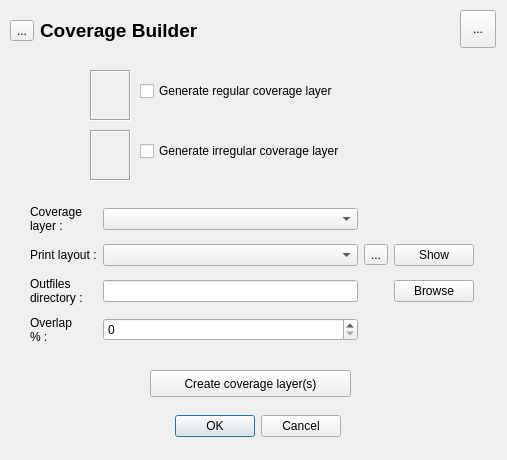
<?xml version="1.0" encoding="UTF-8"?>
<ui version="4.0">
 <class>CoverageBuilder</class>
 <widget class="QDialog" name="CoverageBuilder">
  <property name="windowModality">
   <enum>Qt::NonModal</enum>
  </property>
  <property name="geometry">
   <rect>
    <x>0</x>
    <y>0</y>
    <width>507</width>
    <height>460</height>
   </rect>
  </property>
  <property name="focusPolicy">
   <enum>Qt::NoFocus</enum>
  </property>
  <property name="windowTitle">
   <string>Coverage Builder</string>
  </property>
  <widget class="QDialogButtonBox" name="buttonBox">
   <property name="geometry">
    <rect>
     <x>0</x>
     <y>410</y>
     <width>341</width>
     <height>32</height>
    </rect>
   </property>
   <property name="orientation">
    <enum>Qt::Horizontal</enum>
   </property>
   <property name="standardButtons">
    <set>QDialogButtonBox::Cancel|QDialogButtonBox::Ok</set>
   </property>
  </widget>
  <widget class="QLabel" name="lblGrille">
   <property name="geometry">
    <rect>
     <x>90</x>
     <y>70</y>
     <width>41</width>
     <height>51</height>
    </rect>
   </property>
   <property name="frameShape">
    <enum>QFrame::Box</enum>
   </property>
   <property name="frameShadow">
    <enum>QFrame::Sunken</enum>
   </property>
   <property name="lineWidth">
    <number>1</number>
   </property>
   <property name="midLineWidth">
    <number>0</number>
   </property>
   <property name="text">
    <string/>
   </property>
   <property name="pixmap">
    <pixmap resource="resources.qrc">:/plugins/coveragebuilder/grille.png</pixmap>
   </property>
   <property name="scaledContents">
    <bool>true</bool>
   </property>
  </widget>
  <widget class="QWidget" name="gridLayoutWidget">
   <property name="geometry">
    <rect>
     <x>30</x>
     <y>200</y>
     <width>444</width>
     <height>150</height>
    </rect>
   </property>
   <layout class="QGridLayout" name="gridLayout">
    <item row="1" column="2">
     <widget class="QComboBox" name="cbbComp"/>
    </item>
    <item row="1" column="0">
     <widget class="QLabel" name="lblComp">
      <property name="text">
       <string>Print layout :</string>
      </property>
     </widget>
    </item>
    <item row="4" column="2">
     <widget class="QLineEdit" name="lieOutDir">
      <property name="text">
       <string/>
      </property>
     </widget>
    </item>
    <item row="4" column="0">
     <widget class="QLabel" name="lblOutDir">
      <property name="text">
       <string>Outfiles
directory :</string>
      </property>
     </widget>
    </item>
    <item row="5" column="2">
     <widget class="QSpinBox" name="overlapInp">
      <property name="value">
       <number>0</number>
      </property>
     </widget>
    </item>
    <item row="5" column="0">
     <widget class="QLabel" name="lblOverlap">
      <property name="text">
       <string>Overlap
% :</string>
      </property>
     </widget>
    </item>
    <item row="1" column="3">
     <widget class="QToolButton" name="btnUpdate">
      <property name="text">
       <string>...</string>
      </property>
      <property name="icon">
       <iconset resource="resources.qrc">
        <normaloff>:/plugins/coveragebuilder/refresh.png</normaloff>:/plugins/coveragebuilder/refresh.png</iconset>
      </property>
     </widget>
    </item>
    <item row="1" column="4">
     <widget class="QPushButton" name="btnShow">
      <property name="text">
       <string>Show</string>
      </property>
     </widget>
    </item>
    <item row="4" column="4">
     <widget class="QPushButton" name="btnBrowse">
      <property name="text">
       <string>Browse</string>
      </property>
     </widget>
    </item>
    <item row="0" column="0">
     <widget class="QLabel" name="lblInLayer">
      <property name="text">
       <string>Coverage
layer :</string>
      </property>
     </widget>
    </item>
    <item row="0" column="2">
     <widget class="QComboBox" name="cbbInLayer"/>
    </item>
   </layout>
  </widget>
  <widget class="QPushButton" name="btnCreerSyno">
   <property name="geometry">
    <rect>
     <x>150</x>
     <y>370</y>
     <width>201</width>
     <height>27</height>
    </rect>
   </property>
   <property name="text">
    <string>Create coverage layer(s)</string>
   </property>
  </widget>
  <widget class="QCheckBox" name="chkGrille">
   <property name="geometry">
    <rect>
     <x>140</x>
     <y>80</y>
     <width>211</width>
     <height>22</height>
    </rect>
   </property>
   <property name="text">
    <string>Generate regular coverage layer</string>
   </property>
  </widget>
  <widget class="QCheckBox" name="chkDyn">
   <property name="geometry">
    <rect>
     <x>140</x>
     <y>140</y>
     <width>251</width>
     <height>22</height>
    </rect>
   </property>
   <property name="text">
    <string>Generate irregular coverage layer</string>
   </property>
  </widget>
  <widget class="QLabel" name="lblDyn">
   <property name="geometry">
    <rect>
     <x>90</x>
     <y>130</y>
     <width>41</width>
     <height>51</height>
    </rect>
   </property>
   <property name="frameShape">
    <enum>QFrame::Box</enum>
   </property>
   <property name="frameShadow">
    <enum>QFrame::Sunken</enum>
   </property>
   <property name="lineWidth">
    <number>1</number>
   </property>
   <property name="midLineWidth">
    <number>0</number>
   </property>
   <property name="text">
    <string/>
   </property>
   <property name="pixmap">
    <pixmap resource="resources.qrc">:/plugins/coveragebuilder/grille_dyn.png</pixmap>
   </property>
   <property name="scaledContents">
    <bool>true</bool>
   </property>
  </widget>
  <widget class="QWidget" name="horizontalLayoutWidget">
   <property name="geometry">
    <rect>
     <x>10</x>
     <y>0</y>
     <width>371</width>
     <height>61</height>
    </rect>
   </property>
   <layout class="QHBoxLayout" name="horizontalLayout">
    <item>
     <widget class="QToolButton" name="aboutButton">
      <property name="enabled">
       <bool>true</bool>
      </property>
      <property name="sizePolicy">
       <sizepolicy hsizetype="Fixed" vsizetype="Fixed">
        <horstretch>0</horstretch>
        <verstretch>0</verstretch>
       </sizepolicy>
      </property>
      <property name="sizeIncrement">
       <size>
        <width>0</width>
        <height>0</height>
       </size>
      </property>
      <property name="focusPolicy">
       <enum>Qt::NoFocus</enum>
      </property>
      <property name="text">
       <string>...</string>
      </property>
      <property name="icon">
       <iconset resource="resources.qrc">
        <normaloff>:/plugins/coveragebuilder/icon.png</normaloff>:/plugins/coveragebuilder/icon.png</iconset>
      </property>
      <property name="iconSize">
       <size>
        <width>30</width>
        <height>30</height>
       </size>
      </property>
     </widget>
    </item>
    <item>
     <widget class="QLabel" name="lblEntete">
      <property name="font">
       <font>
        <pointsize>14</pointsize>
        <weight>75</weight>
        <italic>false</italic>
        <bold>true</bold>
       </font>
      </property>
      <property name="text">
       <string>Coverage Builder</string>
      </property>
      <property name="textFormat">
       <enum>Qt::AutoText</enum>
      </property>
     </widget>
    </item>
   </layout>
  </widget>
  <widget class="QToolButton" name="helpButton">
   <property name="enabled">
    <bool>true</bool>
   </property>
   <property name="geometry">
    <rect>
     <x>460</x>
     <y>10</y>
     <width>36</width>
     <height>38</height>
    </rect>
   </property>
   <property name="sizePolicy">
    <sizepolicy hsizetype="Fixed" vsizetype="Fixed">
     <horstretch>0</horstretch>
     <verstretch>0</verstretch>
    </sizepolicy>
   </property>
   <property name="sizeIncrement">
    <size>
     <width>0</width>
     <height>0</height>
    </size>
   </property>
   <property name="focusPolicy">
    <enum>Qt::NoFocus</enum>
   </property>
   <property name="text">
    <string>...</string>
   </property>
   <property name="icon">
    <iconset resource="resources.qrc">
     <normaloff>:/plugins/coveragebuilder/about.png</normaloff>:/plugins/coveragebuilder/about.png</iconset>
   </property>
   <property name="iconSize">
    <size>
     <width>30</width>
     <height>30</height>
    </size>
   </property>
  </widget>
 </widget>
 <resources>
  <include location="resources.qrc"/>
 </resources>
 <connections>
  <connection>
   <sender>buttonBox</sender>
   <signal>accepted()</signal>
   <receiver>CoverageBuilder</receiver>
   <slot>accept()</slot>
   <hints>
    <hint type="sourcelabel">
     <x>248</x>
     <y>254</y>
    </hint>
    <hint type="destinationlabel">
     <x>157</x>
     <y>274</y>
    </hint>
   </hints>
  </connection>
  <connection>
   <sender>buttonBox</sender>
   <signal>rejected()</signal>
   <receiver>CoverageBuilder</receiver>
   <slot>reject()</slot>
   <hints>
    <hint type="sourcelabel">
     <x>316</x>
     <y>260</y>
    </hint>
    <hint type="destinationlabel">
     <x>286</x>
     <y>274</y>
    </hint>
   </hints>
  </connection>
 </connections>
</ui>
